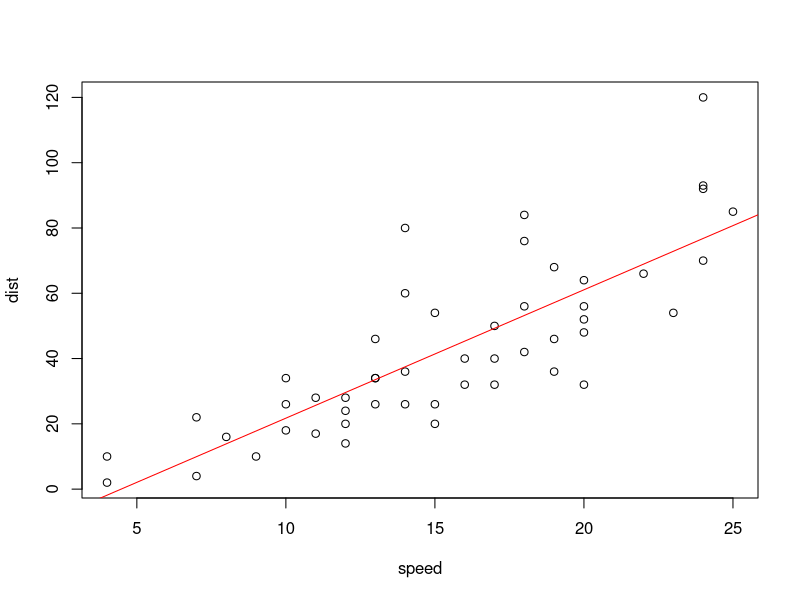
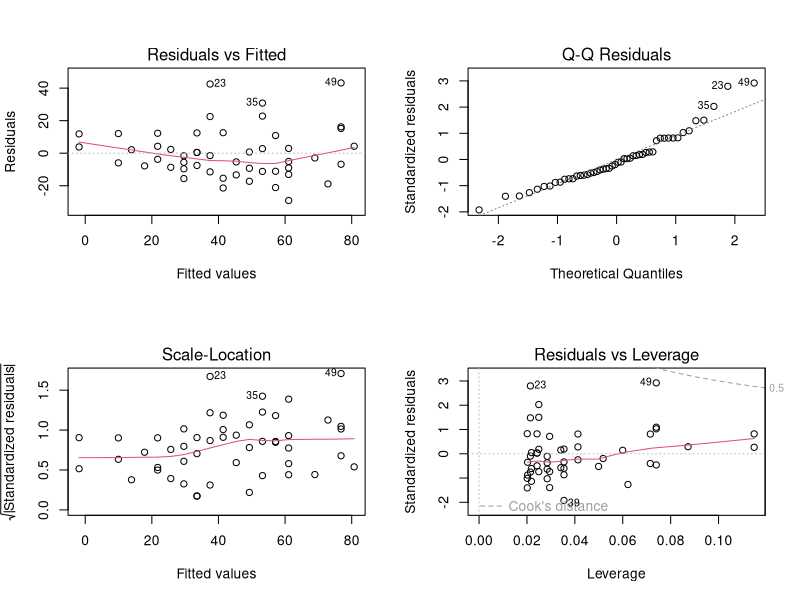
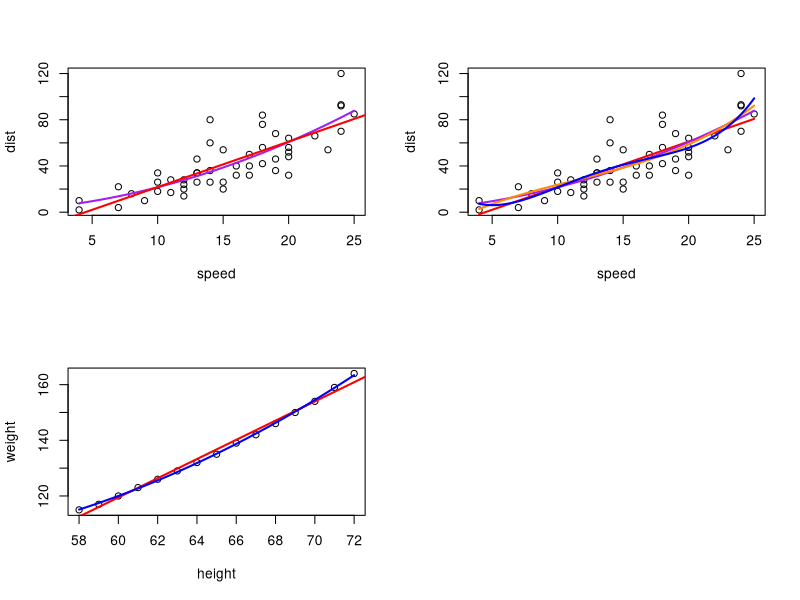

R code for these plots, in order:
# 단순 선형회귀의 적용 (선형회귀 해석하기까지가 선형회귀!)
# Cars 데이터
str(cars) #속도와 제동거리(속도에 따른 제동거리-y가 dist, x가 speed / 키와 몸무게라면 키에 따른 몸무게)
plot(cars)
# x와 y를 정하고 물결을 해주기 /회귀식 긋기
car_model <- lm(dist~speed,data=cars)
coef(car_model)
# 회귀식 : dist = 3.9324 * speed - 17.5791
abline(car_model,col='red')

summary(car_model) #계산식, 잔차 등등 (Pr에서 *이 많을 경우는 좋은 것(변수를 줄일떄 어떤 변수가 좋은지 구분해줌))
par(mfrow=c(2,2))
plot(car_model)
# 회귀식을 구하고 난 잔차가 잘 출력됐다면 정규성과 선형성, 등분산성, 독립성을 보아야한다. 네 가지를 구하면 제대로 선형회귀모형을 만들었다고 할 수 있음
# 선형성 - 자기멋대로 막 되어 있음 / 대각선 방향의 점 - 정규성 / 중앙으로 몰려있다면 좋음(빨간선)
# 블럭 단위로 코멘트 작성 -> 블럭 설정 후 ctrl+shift+C

# 속도 21.5 제동거리는?
nx1 <- data.frame(speed=c(21.5)) #숫자값이 하나여도 데이터프레임을 만들어줘야함
predict(car_model,nx1)

# 고차식(polynomial) 적용
lm2 <- lm(dist~poly(speed,2),data=cars) 
plot(cars)
x <- seq(4,25, length.out=211) 
head(x)
y <- predict(lm2, data.frame(speed=x))
lines(x,y,col='purple',lwd=2)
abline(car_model,col='red',lwd=2)

summary(lm2) #1차식은 맞아떨어지지만 2차식은 아니다. 별 영향가 없음
# poly함수는 이차식이라고 계수가 하나가 아니라 일차항과 이차항의 계수로 두개가 주어진다.

# Cars 1차식부터 4차식까지
x <- seq(4,25, length.out=211)
colors <- c('red','purple','darkorange','blue')
plot(cars)
for (i in 1:4) {
    m <- lm(dist~poly(speed,i),data=cars)
    assign(paste('m',i,sep='.'),m)
    y <- predict(m,data.frame(speed=x))
    lines(x,y,col=colors[i],lwd=2)
}

#분산 분석(ANOVA)
anova(m.1,m.2,m.3,m.4) #summary에서 나오는거랑 비슷함 Pr를 보고 0.05보다 큰지 확인!

# Women data
women
plot(women)
m <- lm(weight~height,data = women)
abline(m,col='red',lwd=2)
summary(m)

# 2차식으로 모델링
m2 <- lm(weight ~ poly(height, 2), data=women)
x <- seq(58, 72, length.out=300)
y <- predict(m2, data.frame(height=x))
lines(x, y, col='blue', lwd=2)
summary(m2)
coef(m2)
